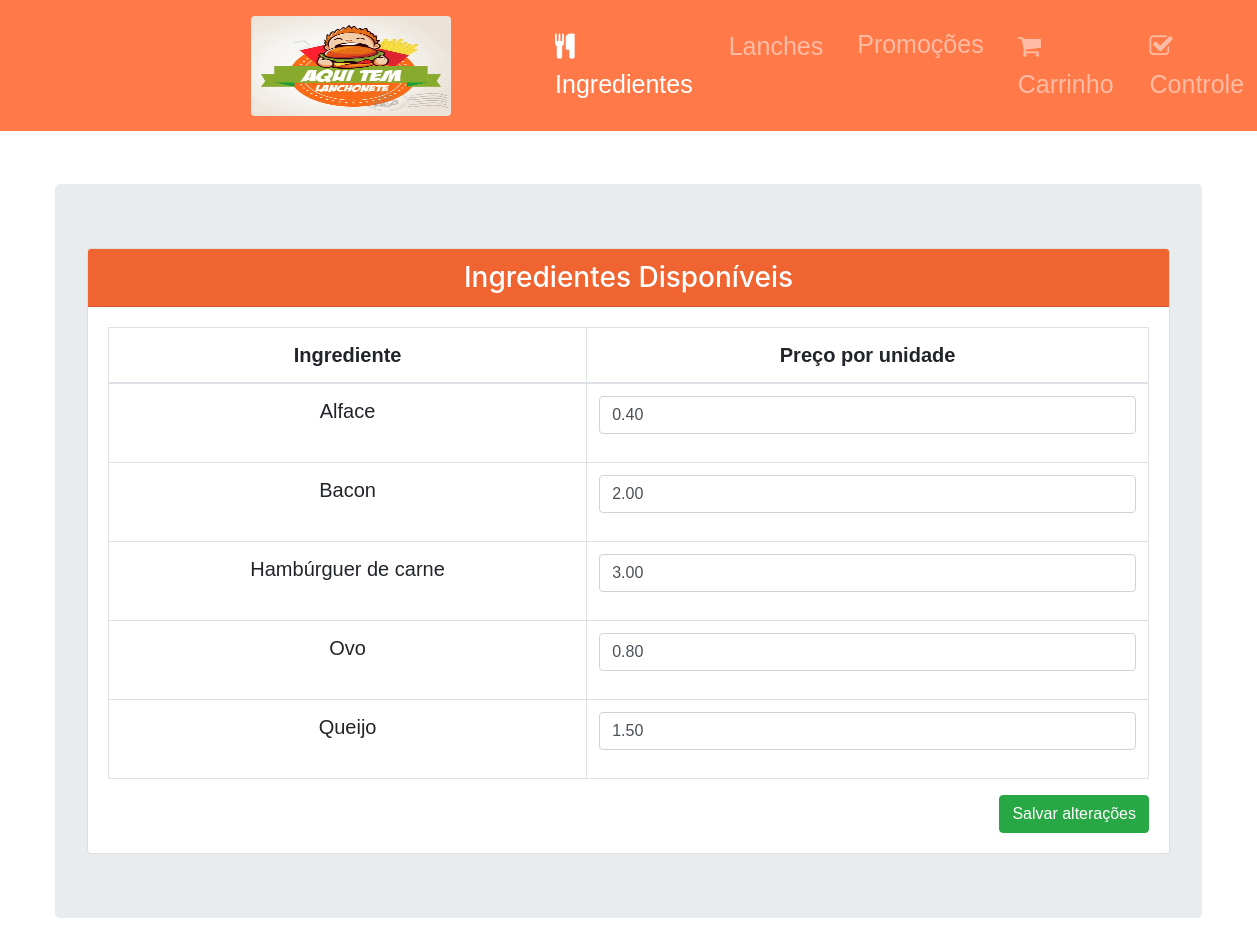
/snacks/ingredients/, run on the app's committed database.
### snackbar/models.py (models this page shows)
class Ingredient(models.Model):
    name = models.CharField(max_length=255, null=False, verbose_name="Nome do Ingrediente")
    value =  models.FloatField(null=True, verbose_name="Valor do Ingrediente")
    category = models.IntegerField(null=True, verbose_name="Categoria do ingrediente 1-Alface | 2-Bacon | 3-Hambúrguer de carne | 4-Ovo | 5-Queijo")

### snackbar/views.py (the view, shortened to what this page needs)
# urls.py: path('snacks/ingredients/', views.ingredients),
@csrf_exempt
def ingredients(request):
    sopping_cart = SoppingCart.objects.filter(is_buy=False)
    ingredients = Ingredient.objects.all()
    return render(request, 'ingredients.html', {'ingredients':ingredients, 'sopping_cart':sopping_cart})

### snackbar/templates/ingredients.html (shortened to what this page needs)
{% extends "base.html" %}
{% load static %}
{% block content %}
<div class="container-fluid" id="snacks_list">
    <div class="col-md-12 col-lg-12 col-xs-12" id="snack_card">
        <div class="jumbotron">
            <div class="card">
                <h3 class="card-header text-white no-margin text-center" id="card_header"> Ingredientes Disponíveis </h3>
                <div class="card-body">
                    <table class="table table-bordered text-center">
                        <thead>
                            <tr>
                                <th scope="col"> Ingrediente </th>
                                <th scope="col"> Preço por unidade </th>
                            </tr>
                        </thead>
                        <tbody>
                            <form id="form-ingredient" method="POST" action="/snacks/ingredients/">
                            {%for ingredient in ingredients%}
                            <tr>
                                <td>{{ingredient.name}}</td>
                                <td>
                                    <div class="form-group">
                                        <input id="input_{{ingredient.id}}"
                                            name="input_{{ingredient.id}}"
                                            type="text"
                                            value="{{ingredient.value|floatformat:2}}"
                                            min="0"
                                            pattern="\d*"
                                            class="ingredient_input form-control"
                                            maxlength="10">
                                    </div>
                                </td>
                            </tr>
                            {% endfor %}
                            </form>
                        </tbody>
                    </table>
                    <button type="button" onclick="sendForm('form-ingredient')" class="btn btn-success pull-right">Salvar alterações</button>
                </div>
            </div>
        </div>
    </div>
</div>
{% endblock %}

### static/css/style.css (style rules this page uses)
#snacks_list { margin-top: 1% !important; padding: 40px !important; }
#card_header { background-color: rgb(240, 100, 49) !important;; }
#snack_card { padding-bottom: 15px !important; }
.card-body { font-family: Verdana, Geneva, Tahoma, sans-serif !important; font-size: 20px !important; }

### data on the page
Ingredient: name "Alface", input_1 "0.40"
Ingredient: name "Bacon", input_2 "2.00"
Ingredient: name "Hambúrguer de carne", input_3 "3.00"
Ingredient: name "Ovo", input_4 "0.80"
Ingredient: name "Queijo", input_5 "1.50"
